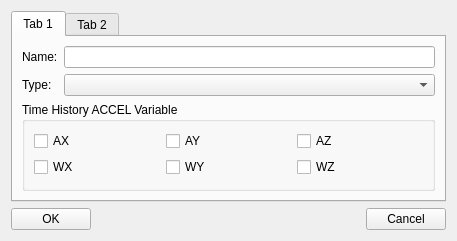
<?xml version="1.0" encoding="UTF-8"?>
<ui version="4.0">
 <class>GUITimeHistoryACCELDialog</class>
 <widget class="QWidget" name="GUITimeHistoryACCELDialog">
  <property name="geometry">
   <rect>
    <x>0</x>
    <y>0</y>
    <width>457</width>
    <height>211</height>
   </rect>
  </property>
  <property name="windowTitle">
   <string/>
  </property>
  <layout class="QGridLayout" name="gridLayout_3">
   <item row="2" column="4">
    <widget class="QPushButton" name="pushButton_Cancle">
     <property name="text">
      <string>Cancel</string>
     </property>
    </widget>
   </item>
   <item row="2" column="0">
    <widget class="QPushButton" name="pushButton_OK">
     <property name="text">
      <string>OK</string>
     </property>
    </widget>
   </item>
   <item row="2" column="1">
    <spacer name="horizontalSpacer">
     <property name="orientation">
      <enum>Qt::Horizontal</enum>
     </property>
     <property name="sizeHint" stdset="0">
      <size>
       <width>153</width>
       <height>20</height>
      </size>
     </property>
    </spacer>
   </item>
   <item row="1" column="0" colspan="5">
    <widget class="QTabWidget" name="tabWidget">
     <property name="currentIndex">
      <number>0</number>
     </property>
     <widget class="QWidget" name="tab">
      <attribute name="title">
       <string>Tab 1</string>
      </attribute>
      <layout class="QGridLayout" name="gridLayout_4">
       <item row="0" column="0">
        <widget class="QLabel" name="label">
         <property name="text">
          <string>Name:</string>
         </property>
        </widget>
       </item>
       <item row="0" column="1">
        <widget class="QLineEdit" name="lineEdit_Name"/>
       </item>
       <item row="1" column="0">
        <widget class="QLabel" name="label_Upper">
         <property name="text">
          <string>Type:</string>
         </property>
        </widget>
       </item>
       <item row="1" column="1">
        <widget class="QComboBox" name="comboBox_Type"/>
       </item>
       <item row="2" column="0" colspan="2">
        <widget class="QGroupBox" name="groupBox">
         <property name="title">
          <string>Time History ACCEL Variable</string>
         </property>
         <layout class="QGridLayout" name="gridLayout">
          <item row="0" column="0">
           <widget class="QCheckBox" name="checkBox_AX">
            <property name="text">
             <string>AX</string>
            </property>
           </widget>
          </item>
          <item row="0" column="1">
           <widget class="QCheckBox" name="checkBox_AY">
            <property name="text">
             <string>AY</string>
            </property>
           </widget>
          </item>
          <item row="0" column="2">
           <widget class="QCheckBox" name="checkBox_AZ">
            <property name="text">
             <string>AZ</string>
            </property>
           </widget>
          </item>
          <item row="1" column="0">
           <widget class="QCheckBox" name="checkBox_WX">
            <property name="text">
             <string>WX</string>
            </property>
           </widget>
          </item>
          <item row="1" column="1">
           <widget class="QCheckBox" name="checkBox_WY">
            <property name="text">
             <string>WY</string>
            </property>
           </widget>
          </item>
          <item row="1" column="2">
           <widget class="QCheckBox" name="checkBox_WZ">
            <property name="text">
             <string>WZ</string>
            </property>
           </widget>
          </item>
         </layout>
        </widget>
       </item>
      </layout>
     </widget>
     <widget class="QWidget" name="tab_2">
      <attribute name="title">
       <string>Tab 2</string>
      </attribute>
      <layout class="QGridLayout" name="gridLayout_2">
       <item row="0" column="0" colspan="2">
        <widget class="QTableWidget" name="tableWidget"/>
       </item>
      </layout>
     </widget>
    </widget>
   </item>
  </layout>
 </widget>
 <resources/>
 <connections/>
</ui>
